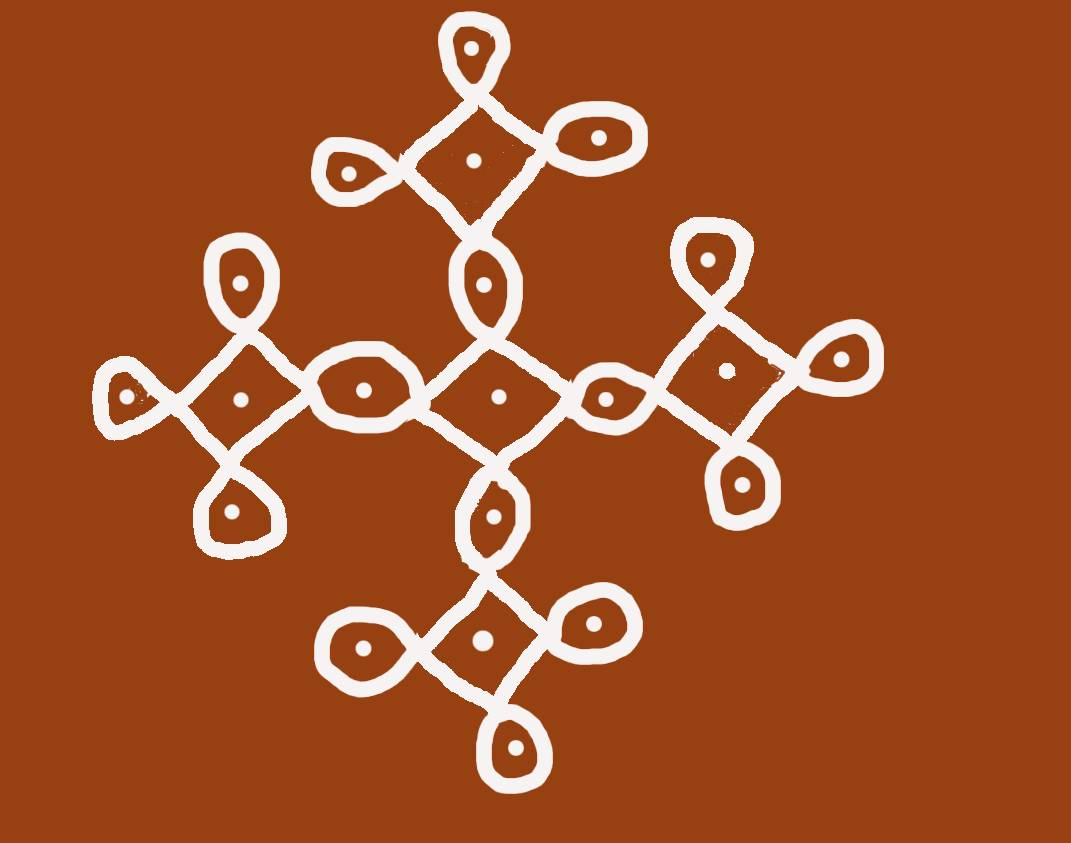
#> input picture Product Development/Object_Detecton_Projects/Pongal_Detection/Backup_Middleware/kolam_final _2.jpg, 1071 x 843 px
$ python main.py
#> lines starting #> are read from the running program, lines starting #| are printed output that depends on the picture; after the words box and inside, x2 and y2 are one past the last pixel; in counts of white or black regions, pixels touching at a corner belong together
import cv2
import cvzone
import numpy as np

circle_count = set()
count = 0

cap = cv2.imread('./kolam_final _2.jpg')
#> cap is the input picture: shape (843, 1071, 3); mean B, G, R 42, 82, 162
cap = cv2.resize(cap,(650,490))
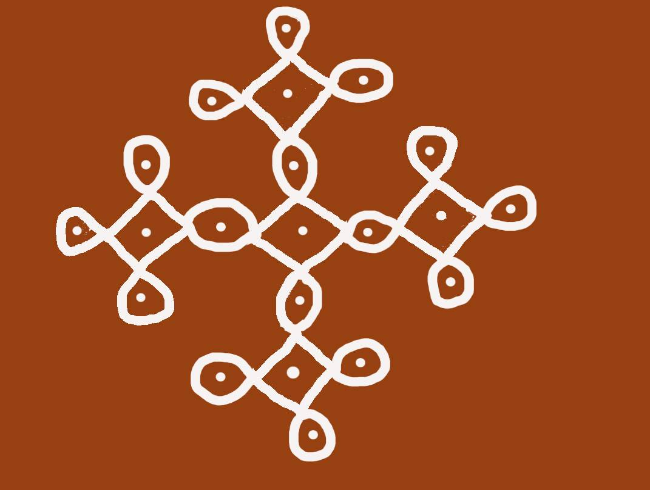
#> cap: shape (490, 650, 3); mean B, G, R 42, 82, 161.9

imgpre = cv2.GaussianBlur(cap,(5,5),3)
imgpre = cv2.Canny(imgpre,40,130)
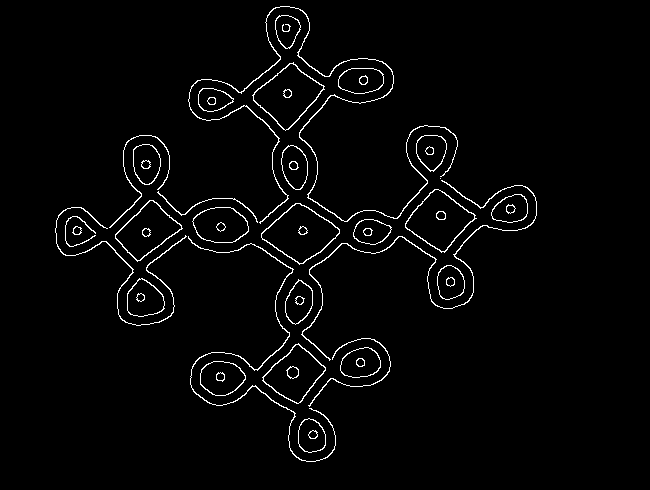
#> imgpre: shape (490, 650); 2.5% white in thin lines or dots, all inside (x1, y1, x2, y2) = (55, 6, 537, 462)
kernel = np.ones((2,2),np.int8)
imgpre = cv2.dilate(imgpre,kernel,iterations=2)
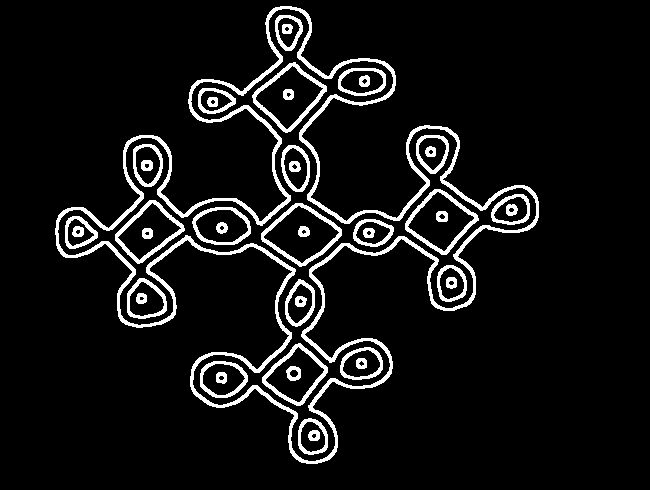
#> imgpre: shape (490, 650); 7.8% white; 43 white regions, largest, box (x1, y1, x2, y2) and area: (55, 6, 539, 464) 12600, (252, 62, 327, 133) 830, (261, 203, 342, 267) 829
imgpre = cv2.morphologyEx(imgpre,cv2.MORPH_CLOSE,kernel)
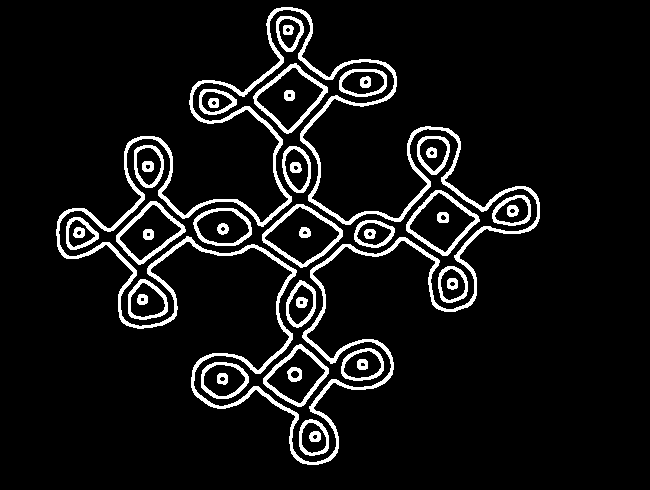
#> imgpre: shape (490, 650); 7.9% white; 43 white regions, largest, box (x1, y1, x2, y2) and area: (56, 7, 540, 465) 12614, (253, 63, 328, 134) 832, (262, 204, 343, 268) 830

imgstack = cvzone.stackImages([cap,imgpre],2,1)
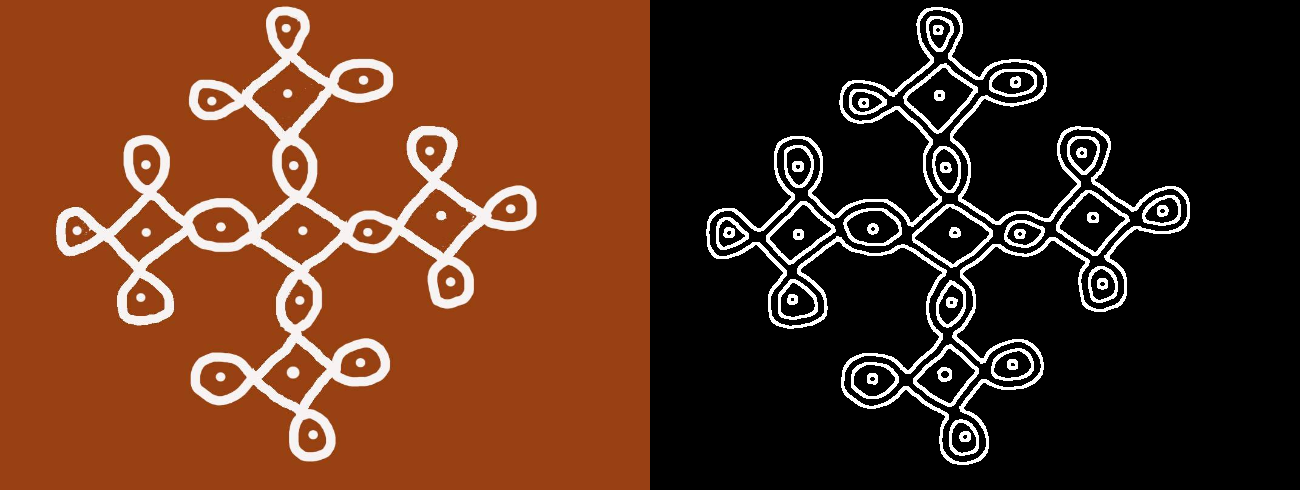
#> imgstack: shape (490, 1300, 3); mean B, G, R 31, 51, 91
imgstack = cv2.resize(imgstack,(900,650))
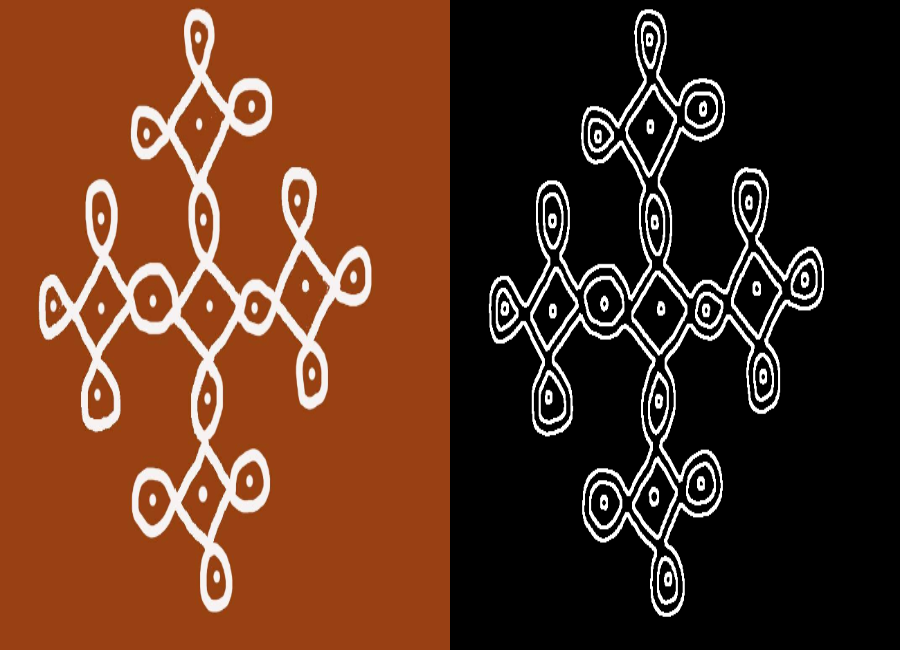
#> imgstack: shape (650, 900, 3); mean B, G, R 31, 51, 91
cv2.imshow('picture',imgstack)
cv2.waitKey(0) & 0xFF == ord('q')

# imgcontour,confound = cvzone.findContours(cap,imgpre,30)

detected_circles = cv2.HoughCircles(imgpre,
                   cv2.HOUGH_GRADIENT, 1, 30, param1 = 100,
               param2 = 30, minRadius = 2, maxRadius = 40)
#> detected_circles = 21 rows, first 8: [301.5, 235.5, 37.2], [290.5, 379.5, 30.5], [146.5, 161.5, 26.6], [79.5, 233.5, 23.6], [294.5, 100.5, 29.4], [435.5, 153.5, 28], [367.5, 364.5, 25.7], [219.5, 384.5, 23.4]


if detected_circles is not None:


    detected_circles = np.uint16(np.around(detected_circles))
#> detected_circles = 21 rows, first 8: [302, 236, 37], [290, 380, 30], [146, 162, 27], [80, 234, 24], [294, 100, 29], [436, 154, 28], [368, 364, 26], [220, 384, 23]

    for pt in detected_circles[0, :]:
        circle_count.add(count)
        count = count + 1

        a, b, r = pt[0], pt[1], pt[2]


        cv2.circle(cap, (a, b), r, (0, 255, 0), 2)

        cv2.circle(cap, (a, b), 1, (0, 0, 255), 3)
#> this loop made 21 passes
#> (a, b, r) on passes 1 to 12: (302, 236, 37), (290, 380, 30), (146, 162, 27), (80, 234, 24), (294, 100, 29), (436, 154, 28), (368, 364, 26), (220, 384, 23), (438, 220, 29), (374, 228, 19), (150, 304, 24), (148, 224, 32)
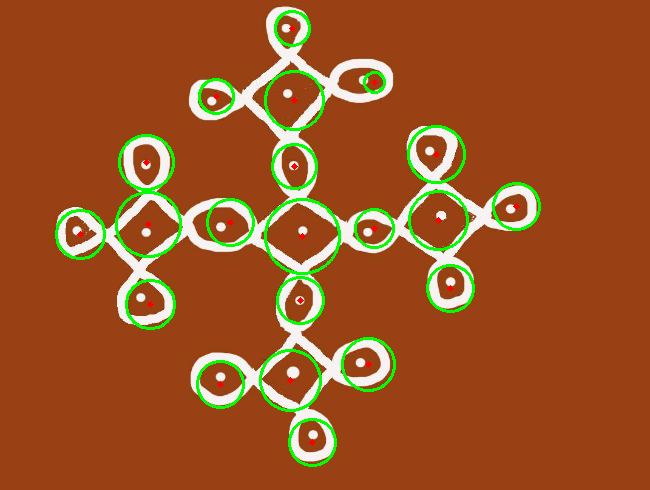
#> cap: shape (490, 650, 3); 3.19% of pixels changed, all inside (x1, y1, x2, y2) = (55, 10, 541, 467)
#> after the loop, circle_count = 21 items; count = 21

print("Total Dot count: ",len(circle_count))
#| Total Dot count:  21
cv2.imshow("Detected Circle", cap)
cv2.waitKey(0)
